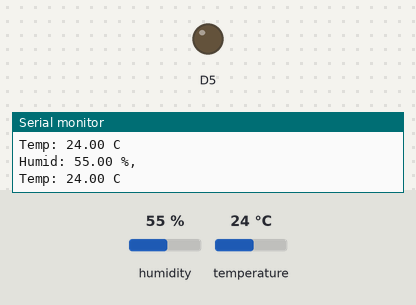
Bench run of a sketch on a simulated ESP8266 (NodeMCU). On the bench: output pins drawn as LEDs (lit = HIGH), the last lines printed to the serial monitor. The test bench sets the inputs (shaded band); at power-on: temperature 24 °C, humidity 55 %.

Above: at 2.8 s.
2.9 s: temperature set to 27.5 °C
5.6 s: temperature set to 28.6 °C
At 6.5 s:
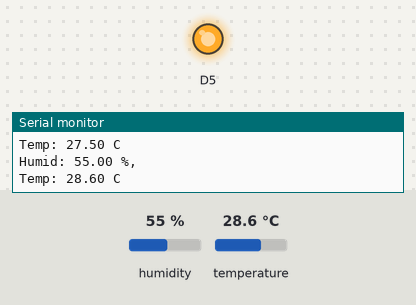
8.3 s: temperature set to 12 °C
At 11.1 s:
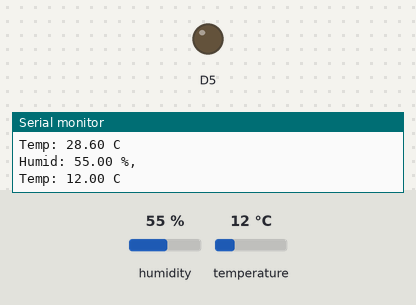
11.5 s: temperature set to 33 °C
At 12.8 s:
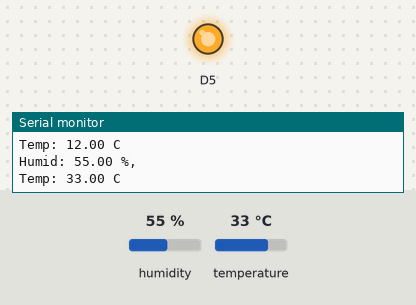
Timing chart, 0 to 14.5 s (numbered marks = the images above; inputs shaded):
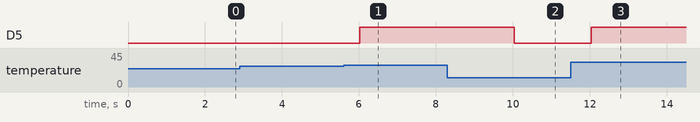

The sketch:

sketch_aug29a.ino
```cpp
#include"DHT.h"
#define DHTPIN  D1                // GPI05 ขาที่ต่อกับขา data
#define DHTTYPE  DHT22            // e.g. DHT11, DHT21,DHT22
DHT dhtSS(DHTPIN, DHTTYPE);
float humid = 0;                  //ค่าความชื้น
float temp = 0;                   //ค่าอุณภูมิ
void setup() {
  Serial.begin(9600);
  dhtSS.begin();
  pinMode(D1, INPUT);
  pinMode(D5, OUTPUT);
}

void loop() {
  humid = dhtSS.readHumidity();
  temp = dhtSS.readTemperature();
  Serial.print("Humid: ");
  Serial.print(humid);
  Serial.println(" %, ");
  Serial.print("Temp: ");
  Serial.print(temp);
  Serial.println(" C ");
  if (temp > 28) {
    digitalWrite(D5, 1);
  }
  else {
    digitalWrite(D5, 0);
  }
  delay(2000);
}
```

Measured:
- the behaviour switches between 28 and 28.1 °C on temperature (found by bisection; images 0 and 1)
- after the input at 5.6 s, D5: LOW → HIGH after 0.42 s
- after the input at 8.3 s, D5: HIGH → LOW after 1.7 s
- after the input at 11.5 s, D5: LOW → HIGH after 0.54 s
